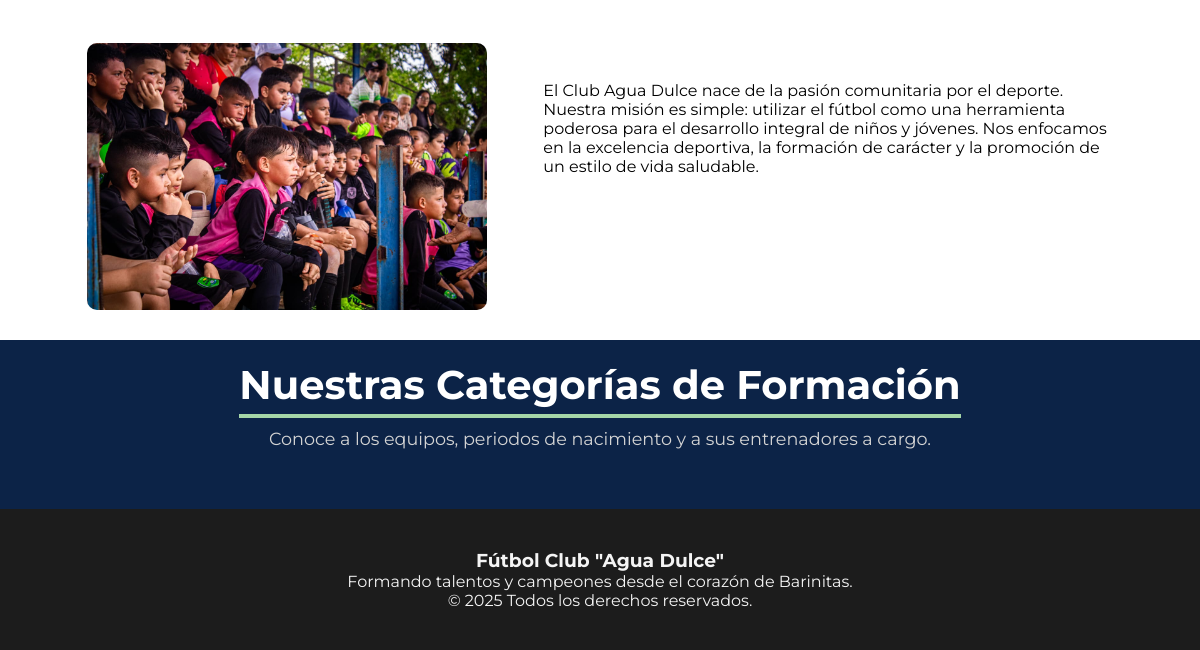
/ (lower part), run on an earlier commit of the app's database.
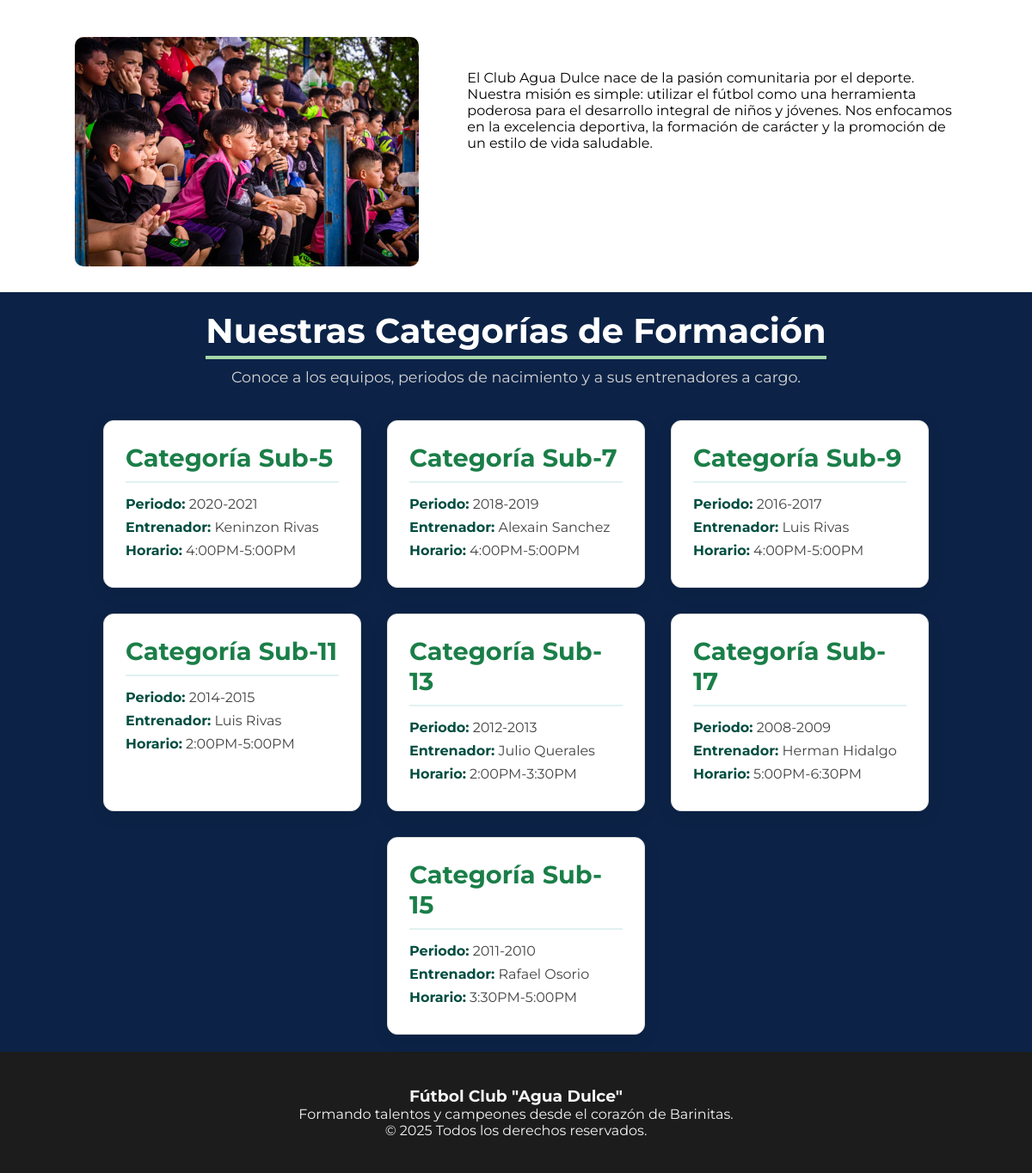
And on a later commit of the database.
### tables this page shows
CREATE TABLE `categorias` (
  `id` int(11) NOT NULL,
  `nombre_categoria` varchar(50) DEFAULT NULL,
  `periodo` varchar(20) DEFAULT NULL,
  `entrenador_id` int(11) DEFAULT NULL,
  `horario` varchar(100) DEFAULT NULL
);

CREATE TABLE `entrenadores` (
  `id` int(11) NOT NULL,
  `nombre_completo` varchar(100) NOT NULL,
  `cedula` varchar(20) NOT NULL,
  `telefono` varchar(20) DEFAULT NULL,
  `correo` varchar(100) DEFAULT NULL,
  `fecha_nacimiento` date NOT NULL,
  `direccion` text NOT NULL,
  `foto` varchar(255) NOT NULL
);

### controlador/vistas.php (called while the page is built, shortened)
<?php
class vistas
{
    function vistan($vista){
        require "vistas/".$vista.".php";
    }
}
?>

### controlador/home.php (called while the page is built, shortened)
<?php
require_once "modelo/adminmodel.php";
class home extends vistas{
    public function load(){
        $this->categoria = adminModel::getCategorys();
        $this->vistan('home');
    }
}
?>

### modelo/database.php (called while the page is built, shortened)
<?php
    class Database
    {
        public static function getDatabase(){
            try {
                $db = new PDO("mysql:host=localhost;dbname=futbolclub", "root", "");
                return $db;
            } catch (Exception $e) {
                return false;
            }
        }
    }
    ?>

### modelo/adminmodel.php (called while the page is built, shortened)
<?php
    require_once "database.php";
    class adminModel extends Database
    {
    public static function getCategorys(): array|null {
        try {
            $stmt = Database::getDatabase()->prepare("
                SELECT categorias.*, entrenadores.nombre_completo AS nombre_entrenador FROM categorias JOIN entrenadores ON entrenadores.id = categorias.entrenador_id
            ");
            $stmt->execute();
            return $stmt->fetchAll(PDO::FETCH_ASSOC);
        } catch (PDOException $e) {
            return null;
        }
    }
}
?>

### vistas/home.php (the view, shortened to what this page needs)
<!DOCTYPE html>
<html lang="en">
<head>
    <link rel="stylesheet" href="/FutbolClub/assets/css/home.css">
</head>
<body>
    <main>
        <div class="nosotros" id="nosotros">
            <div class="nosotros-container">
                <img src="/FutbolClub/assets/img/nosotros.jpg" alt="">
                <p>
                    <br><br>
                    El Club Agua Dulce nace de la pasión comunitaria por el deporte. Nuestra misión es simple: utilizar el fútbol como una herramienta poderosa para el desarrollo integral de niños y jóvenes. Nos enfocamos en la excelencia deportiva, la formación de carácter y la promoción de un estilo de vida saludable.
                </p>
            </div>
        </div>
        <div class="categorias-container" id="categorias">
            <h2>Nuestras Categorías de Formación</h2>
            <p class="subtitulo">Conoce a los equipos, periodos de nacimiento y a sus entrenadores a cargo.</p>
            <div class="cards-grid">
                <?php foreach ($this->categoria as $cate):?>
                <div class="categoria-card sub-5">
                    <h3 class="card-title">Categoría <?=$cate['nombre_categoria']?></h3>
                    <div class="card-body">
                        <p><strong>Periodo:</strong> <?=$cate['periodo']?></p>
                        <p><strong>Entrenador:</strong> <?=$cate['nombre_entrenador']?></p>
                        <p><strong>Horario:</strong> <?=$cate['horario']?></p>
                    </div>
                </div>
                <?php endforeach;?>
        </div>
            </div>
    </main>
    <footer>
        <div class="footer-container">
            <div class="footer-info">
                <h3>Fútbol Club "Agua Dulce"</h3>
                <p>Formando talentos y campeones desde el corazón de Barinitas.</p>
                <p>&copy; 2025 Todos los derechos reservados.</p>
            </div>
        </div>
    </footer>
</body>
</html>

What changed in the data, as far as the page shows it:
added categorias: nombre_categoria "Sub-5", periodo "2020-2021", entrenador.nombre_completo "Keninzon Rivas", horario "4:00PM-5:00PM"
added categorias: nombre_categoria "Sub-7", periodo "2018-2019", entrenador.nombre_completo "Alexain Sanchez", horario "4:00PM-5:00PM"
added categorias: nombre_categoria "Sub-9", periodo "2016-2017", entrenador.nombre_completo "Luis Rivas", horario "4:00PM-5:00PM"
added categorias: nombre_categoria "Sub-11", periodo "2014-2015", entrenador.nombre_completo "Luis Rivas", horario "2:00PM-5:00PM"
added categorias: nombre_categoria "Sub-13", periodo "2012-2013", entrenador.nombre_completo "Julio Querales", horario "2:00PM-3:30PM"
added categorias: nombre_categoria "Sub-17", periodo "2008-2009", entrenador.nombre_completo "Herman Hidalgo", horario "5:00PM-6:30PM"
added categorias: nombre_categoria "Sub-15", periodo "2011-2010", entrenador.nombre_completo "Rafael Osorio", horario "3:30PM-5:00PM"
